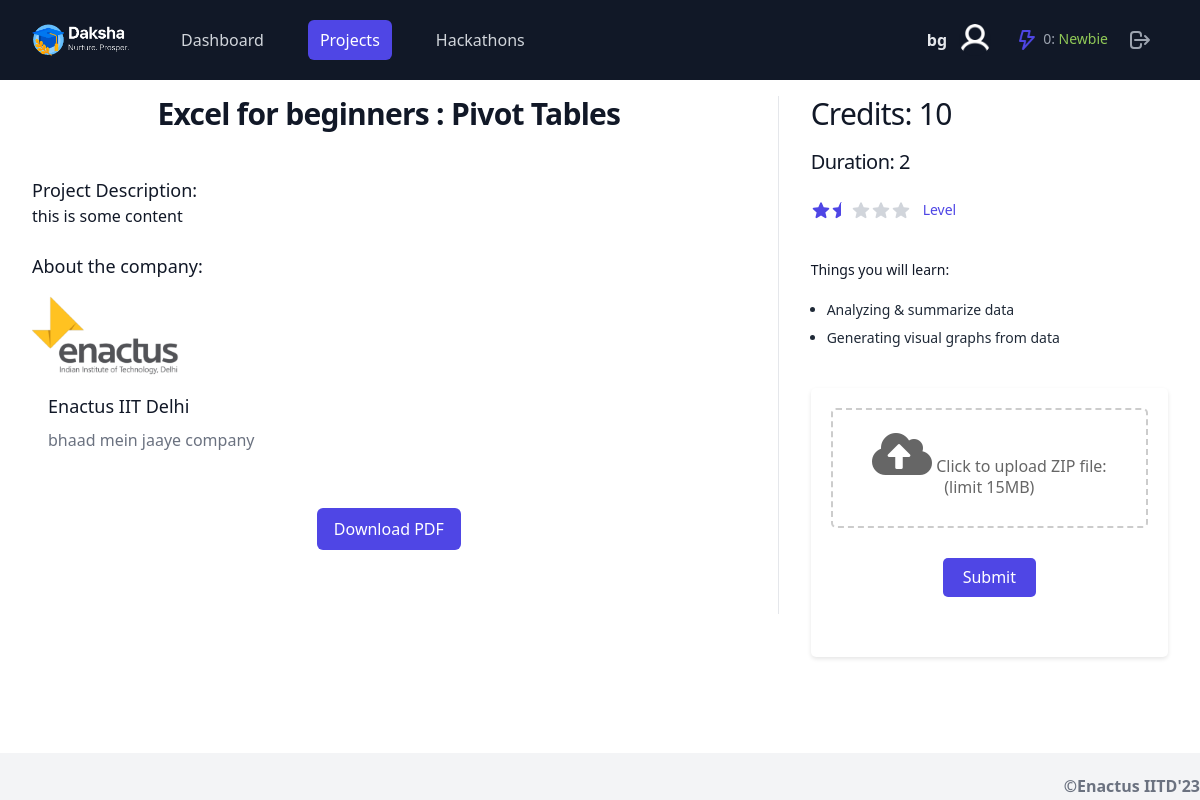
Page /Excel for beginners : Pivot Tables/view (signed in) on the earlier database version.
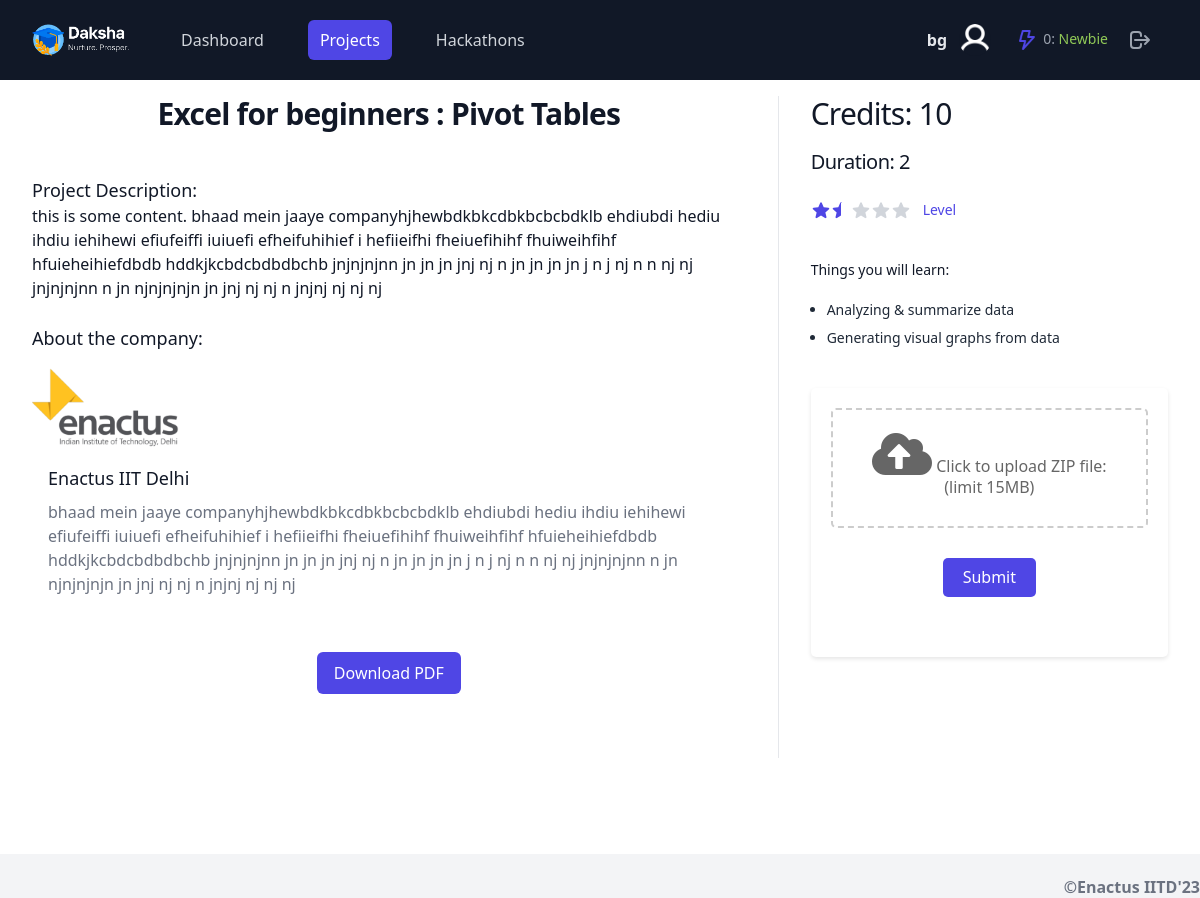
Same page on the later database version.
### daksha/models.py (models this page shows, shortened)
class Project(models.Model):
    title = models.CharField(max_length=255, default="Hello")
    duration = models.IntegerField(default=2)
    category = models.CharField(max_length=50, default="Programming")
    level = models.FloatField(default = 0.0)
    tool = models.IntegerField(default = 0)
    skills_req = models.CharField(max_length=255, default="Python Basics")
    credits = models.IntegerField(default=0)
    about_company = models.TextField(default = "")
    content = models.TextField(default = "")
    pdf = models.FileField(upload_to='pdfs/', default = "No pdf")
    logo  = models.ImageField(upload_to = 'images/', default = "Logo")
    image = models.ImageField(upload_to='images/', default = "No image")
    points = models.ManyToManyField(Point, default = list)

class Point(models.Model):
    name = models.CharField(max_length=255, default = "Python")

### daksha/views.py (the view, shortened to what this page needs)
# urls.py: path("<str:title>/view", views.showProject, name = "Show Project"),
def showProject(request,title):
    if not request.user.is_authenticated:
        return HttpResponseRedirect(reverse('login'))
    form = SubmissionForm()
    if request.method == 'GET':
        project = Project.objects.filter(title = title)
        if (len(project) == 0):
            return HttpResponseRedirect(reverse("Projects"))
        submission = Submission.objects.filter(project = project[0], user = request.user)
        if len(submission)==0:
            return render(request, 'daksha/view_project.html',{
                'forms': form,
                'project': project[0],
                'username' : request.user.username,
                'email': request.user.email,
                'credits': credits,
            })

### daksha/templates/daksha/view_project.html (shortened to what this page needs)
{% load static %}
<!DOCTYPE html>
<html lang="en">
    <head>
        <link href="{% static 'daksha/vkar.css' %}" rel="stylesheet" />
        <link rel="stylesheet" href="https://cdnjs.cloudflare.com/ajax/libs/normalize/8.0.1/normalize.min.css" />
        <link rel="stylesheet" href="https://cdnjs.cloudflare.com/ajax/libs/font-awesome/5.15.3/css/all.min.css" />
    </head>
    <body class="flex bg-gray-100 min-h-screen">
        <div class="flex-grow text-gray-800">
            <header class="flex items-center h-20 px-6 sm:px-10 bg-gray-900 fixed top-0 left-0 w-full z-50">
                <div class="relative w-full max-w-md sm:-ml-2">
                    <div class="flex items-center">
                        <div class="flex-shrink-0">
                            <img class="h-8 w-auto" src="{% static 'daksha/assets/main_logo.png' %}" alt="Your Company" />
                        </div>
                        <div class="hidden md:block">
                            <div class="ml-10 flex items-baseline space-x-4 gap-4">
                                <a href="/Dashboard" class="text-gray-300 hover:bg-gray-700 hover:text-white rounded-md px-3 py-2 text-base font-medium">Dashboard</a>
                                <a href="/Projects" class="bg-indigo-600 text-white block px-3 py-2 rounded-md text-base font-medium">Projects</a>
                                <a href="/Hackathons" class="text-gray-300 hover:bg-gray-700 hover:text-white rounded-md px-3 py-2 text-base font-medium">Hackathons</a>
                            </div>
                        </div>
                    </div>
                </div>
                <div class="flex flex-shrink-0 items-center ml-auto justify-center">
                    <button class="hidden sm:inline-flex items-center p-2 rounded-lg">
                        <div class="flex flex-col items-end leading-tight">
                            <span class="font-semibold text-gray-200">{{username}}</span>
                        </div>
                        <span class="h-8 w-8 ml-2 sm:ml-3 mr-2 bg-gray-900 rounded-full overflow-hidden">
                            <img src="{% static 'daksha/assets/profile.png' %}" alt="user profile photo" class="h-full w-full object-cover" />
                        </span>
                    </button>
                    <button class="relative p-2 text-gray-400 focus:bg-gray-100 focus:text-gray-600 rounded-full">
                        <img class="h-6 inline-block w-6 rounded-full" src="{% static 'daksha/assets/thunder.png' %}" alt="" />
                        <span class="text-sm">0: <span style="color: rgb(144, 201, 87);">Newbie</span></span>
                    </button>
                    <a href="{% url 'logout' %}">
                        <button class="relative p-2 text-gray-400 hover:bg-gray-100 hover:text-gray-600 focus:bg-gray-100 focus:text-gray-600 rounded-full">
                            <svg aria-hidden="true" fill="none" viewBox="0 0 24 24" stroke="currentColor" class="h-6 w-6">
                                <path stroke-linecap="round" stroke-linejoin="round" stroke-width="2" d="M17 16l4-4m0 0l-4-4m4 4H7m6 4v1a3 3 0 01-3 3H6a3 3 0 01-3-3V7a3 3 0 013-3h4a3 3 0 013 3v1" />
                            </svg>
                        </button>
                    </a>
                </div>
            </header>
            <main class="mt-2 p-0 sm:p-0 space-y-6">
                <section class="pt-0">
                    <div class="bg-white">
                        <div class="pt-6">
                            <div class="mx-auto max-w-2xl px-4 pb-16 pt-10 sm:px-6 lg:grid lg:max-w-7xl lg:grid-cols-3 lg:grid-rows-[auto,auto,1fr] lg:gap-x-8 lg:px-8 lg:pb-24 lg:pt-16">
                                <div class="lg:col-span-2 lg:border-r lg:border-gray-200 lg:pr-8">
                                    <h1 class="text-2xl font-bold tracking-tight text-gray-900 sm:text-3xl">{{project.title}}</h1>
                                </div>
                                <div class="mt-4 lg:row-span-3 lg:mt-0">
                                    <p class="text-3xl tracking-tight text-gray-900">Credits: {{project.credits}}</p>
                                    <p class="text-xl tracking-tight mt-4 text-gray-900">Duration: {{project.duration}}</p>
                                    <div class="mt-6">
                                        <div id="starContainer" class="flex items-center">
                                        </div>
                                    </div>
                                    <form class="mt-10" action="/{{project.title}}/view" method="POST" enctype="multipart/form-data">
                                        <div>
                                            <div class="mt-10">
                                                <h3 class="text-sm font-medium text-gray-900 mb-5">Things you will learn:</h3>
                                                <ul role="list" class="list-disc space-y-2 pl-4 text-sm">
                                                    {% for point in project.points.all %}
                                                    <li>{{ point.name }}</li>
                                                    {% endfor %}
                                                </ul>
                                            </div>
                                        </div>
                                        <div class="mt-10">
                                            <div class="container">
                                                <div class="project-actions">
                                                    <div class="file-upload mb-5">
                                                        <label for="zip-file">
                                                            <i class="fas fa-cloud-upload-alt upload-icon"></i>
                                                            <span class="upload-text">Click to upload ZIP file: (limit 15MB)</span>
                                                        </label>
                                                    </div>
                                                    <button id="submitButton" type="submit">Submit</button>
                                                </div>
                                            </div>
                                        </div>
                                    </form>
                                </div>
                                <div class="py-10 lg:col-span-2 lg:col-start-1 lg:border-r lg:border-gray-200 lg:pb-16 lg:pr-8 lg:pt-6">
                                    <div>
                                        <h3 class="text-lg font-medium text-gray-900">Project Description:</h3>
                                        <div class="space-y-6">
                                            <p class="text-base text-gray-900">
                                                {{project.content}}
                                            </p>
                                        </div>
                                    </div>
                                     <div class="mt-6">
                                        <h3 class="text-lg font-medium text-gray-900">About the company:</h3>
                                        <div class="mt-4">
                                            <article class="overflow-hidden rounded-lg transition hover:shadow-lg">
                                                <img
                                                    alt="Office"
                                                    src="{%static 'daksha/assets/enacti.png'%}"
                                                    class="h-20 w-auto object-cover"
                                                />
                                                <div class="bg-white p-4 sm:p-6">
                                                    <a href="#">
                                                        <h3 class="mt-0.5 text-lg text-gray-900">
                                                            Enactus IIT Delhi
                                                        </h3>
                                                    </a>
                                                    <p class="mt-2 line-clamp-3 text-base text-gray-500">
                                                        {{project.about_company}}
                                                    </p>
                                                </div>
                                            </article>
                                        </div>
                                    </div>
                                    <div class="mt-10 flex justify-center">
                                        <a href="{{project.pdf.url}}">
                                            <button
                                                class="inline-flex items-center justify-center rounded-md border border-transparent bg-indigo-600 px-4 py-2 text-base font-medium text-white hover:bg-indigo-700 focus:outline-none focus:ring-2 focus:ring-indigo-500 focus:ring-offset-2"
                                            >
                                                Download PDF
                                            </button>
                                        </a>
                                    </div>
                                </div>
                            </div>
                        </div>
                    </div>
                </section>
                <section class="text-right font-semibold text-gray-500">
                    <p>&copy;Enactus IITD'23</p>
                </section>
            </main>
        </div>
    </body>
</html>

### daksha/templates/daksha/view_project.html (style rules this page uses)
.container { max-width: 37.5rem; margin: 0 auto; padding: 1.25rem; background-color: #fff; border-radius: 0.3125rem; box-shadow: 0 0.125rem 0.25rem rgba(0, 0, 0, 0.1); }
h1 { margin-top: 0; margin-bottom: 1.25rem; text-align: center; color: #333; }
.project-actions { margin-bottom: 1.875rem; text-align: center; }
.project-actions button { display: inline-block; padding: 0.625rem 1.25rem; background-color: #4f46e5; color: #fff; border: none; border-radius: 0.3125rem; cursor: pointer; font-size: 1rem; text-decoration: none; margin: 0.625rem; }
.file-upload { border: 0.125rem dashed #ccc; border-radius: 0.3125rem; padding: 1.25rem; text-align: center; }
.file-upload label { display: block; margin-bottom: 0.625rem; cursor: pointer; }
.file-upload .upload-icon { font-size: 3rem; color: #666; }
.file-upload .upload-text { font-size: 1rem; color: #666; }

Differences in the rows shown:
changed Project "Excel for beginners : Pivot Tables": content "this is some content" → "this is some content. bhaad mein jaaye companyhjhewbdkbkcdbkbcbcbdklb ehdiubdi hediu ihdiu iehihewi efiufeiffi iuiuefi efheifuhihief i hefiieifhi fheiuefihihf fhuiweihfihf hfuieheihiefdbdb hddkjkcbdcbdbdbchb jnjnjnjnn jn jn jn jnj nj n jn jn jn jn j n j nj n n nj nj jnjnjnjnn n jn njnjnjnjn jn jnj nj nj n jnjnj nj nj nj"; about_company "bhaad mein jaaye company" → "bhaad mein jaaye companyhjhewbdkbkcdbkbcbcbdklb ehdiubdi hediu ihdiu iehihewi efiufeiffi iuiuefi efheifuhihief i hefiieifhi fheiuefihihf fhuiweihfihf hfuieheihiefdbdb hddkjkcbdcbdbdbchb jnjnjnjnn jn jn jn jnj nj n jn jn jn jn j n j nj n n nj nj jnjnjnjnn n jn njnjnjnjn jn jnj nj nj n jnjnj nj nj nj"
